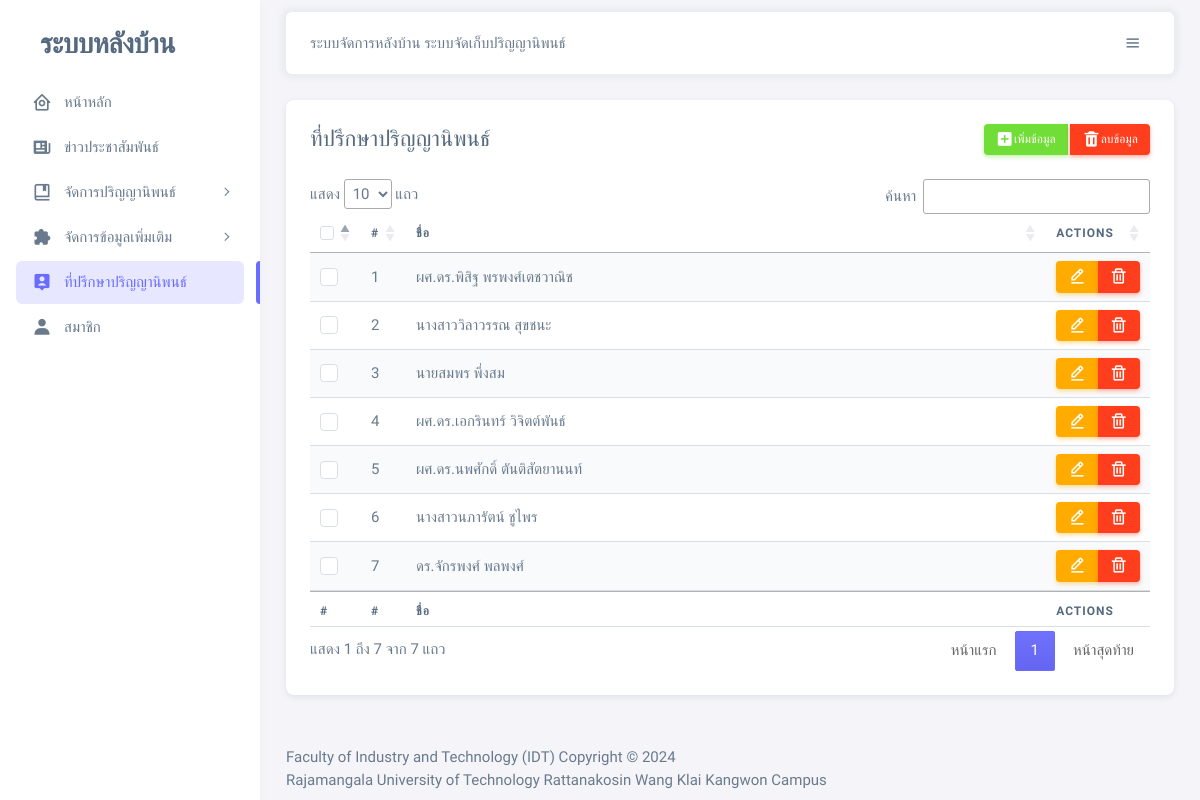
/admin/mgmt_Advisor.php (signed in), run on the app's committed database.
### tables this page shows
CREATE TABLE `advisor` (
  `Advisor_id` int(10) NOT NULL COMMENT 'ไอดีที่ปรึกษา',
  `prefix_id` int(10) NOT NULL,
  `Advisor_name1` varchar(255) NOT NULL COMMENT 'ชื่อที่ปรึกษา',
  `Advisor_name2` varchar(255) NOT NULL COMMENT 'นามสกุลที่ปรึกษา'
);

CREATE TABLE `prefix` (
  `prefix_id` int(10) NOT NULL,
  `prefix_name` varchar(255) NOT NULL
);

### admin/mgmt_Advisor.php (shortened to what this page needs)
<?php
include('./head.php');
?>
<body>
    <div class="layout-wrapper layout-content-navbar">
        <div class="layout-container">
            <?php include('./sidebar.php'); ?>
            <div class="layout-page">
                <?php include('./navbar.php') ?>
                <div class="content-wrapper">
                    <div class="content-wrapper">
                        <div class="container-xxl flex-grow-1 container-p-y">
                            <div class="row">
                                <div class="col-12">
                                    <div class="card">
                                        <div class="card-header d-flex align-items-center justify-content-between">
                                            <h4 class="mb-0">ที่ปรึกษาปริญญานิพนธ์</h4>
                                            <div class="text-muted float-end d-none d-sm-inline-block btn-group-sm btn-group" role="group" aria-label="Basic example">
                                                <button type="button" class="btn btn-success" data-bs-toggle="modal" data-bs-target="#exampleModal"> <i class='bx bxs-plus-square'></i>เพิ่มข้อมูล</button>
                                                <button type="button" class="btn btn-danger delete_multi_advisor"><i class='bx bxs-trash'></i> ลบข้อมูล</button>
                                            </div>
                                        </div>
                                        <div class="card-body">
                                            <?php
                                            $sql_script2 = "SELECT Advisor.*,prefix.* FROM Advisor
                                            LEFT join prefix ON prefix.prefix_id = advisor.prefix_id";
                                            $result2 = mysqli_query($conn, $sql_script2) or die(mysqli_connect_error());
                                            ?>
                                            <table id="myTable" class="table table-striped">
                                                <thead>
                                                    <tr class="info">
                                                        <th width="5%">
                                                            <input type="checkbox" id="select_all" class="form-check-input">
                                                        </th>
                                                        <th width="5%">#</th>
                                                        <th>ชื่อ</th>
                                                        <th width="5%">Actions</th>
                                                    </tr>
                                                </thead>
                                                <tbody>
                                                    <?php
                                                    $i = 1;
                                                    while ($row_result2 = mysqli_fetch_assoc($result2)) { ?>
                                                        <tr>
                                                            <td><input type="checkbox" class="checkbox form-check-input" data-ids="<?php echo $row_result2["Advisor_id"]; ?>"></td>
                                                            <td><?php echo $i++ ?></td>
                                                            <td><?php echo $row_result2["prefix_name"] . "" . $row_result2["Advisor_name1"] . "  " . $row_result2["Advisor_name2"] ?> </td>
                                                            <td>
                                                                <div class="btn-group btn-group-sm" role="group" aria-label="Second group">
                                                                    <button type="button" class="btn btn-warning" data-bs-toggle="modal" data-bs-target="#edit_Advisor<?php echo $row_result2['Advisor_id'] ?>">
                                                                        <i class="bx bx-edit-alt"></i>
                                                                    </button>
                                                                    <button type="button" class="btn btn-danger delete-advisor" data-id="<?= $row_result2['Advisor_id']; ?>">
                                                                        <i class="bx bx-trash"></i>
                                                                    </button>
                                                                </div>
                                                            </td>
                                                        </tr>
                                                    <?php } ?>
                                                </tbody>
                                                <tfoot>
                                                    <tr class="info">
                                                        <th>#</th>
                                                        <th>#</th>
                                                        <th>ชื่อ</th>
                                                        <th width="5%">Actions</th>
                                                    </tr>
                                                </tfoot>
                                            </table>
                                        </div>
                                    </div>
                                </div>
                            </div>
                        </div>
                    </div>
                </div>
                <?php include('./footer.php'); ?>
            </div>
        </div>
</body>
</html>

### admin/head.php (style rules this page uses)
td { white-space: nowrap; overflow: hidden; text-overflow: ellipsis; }

### data on the page
advisor: prefix.prefix_name "ผศ.ดร.", Advisor_name1 "พิสิฐ", Advisor_name2 "พรพงศ์เตชวาณิช"
advisor: prefix.prefix_name "นางสาว", Advisor_name1 "วิลาวรรณ", Advisor_name2 "สุขชนะ"
advisor: prefix.prefix_name "นาย", Advisor_name1 "สมพร", Advisor_name2 "พึ่งสม"
advisor: prefix.prefix_name "ผศ.ดร.", Advisor_name1 "เอกรินทร์", Advisor_name2 "วิจิตต์พันธ์"
advisor: prefix.prefix_name "ผศ.ดร.", Advisor_name1 "นพศักดิ์", Advisor_name2 "ตันติสัตยานนท์"
advisor: prefix.prefix_name "นางสาว", Advisor_name1 "นภารัตน์", Advisor_name2 "ชูไพร"
advisor: prefix.prefix_name "ดร.", Advisor_name1 "จักรพงศ์", Advisor_name2 "พลพงศ์"
